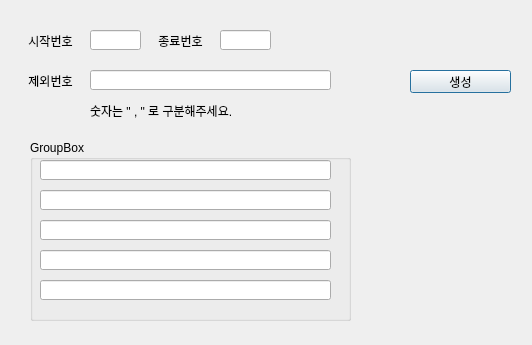
<?xml version="1.0" encoding="UTF-8"?>
<ui version="4.0">
 <class>Dialog</class>
 <widget class="QDialog" name="Dialog">
  <property name="geometry">
   <rect>
    <x>0</x>
    <y>0</y>
    <width>532</width>
    <height>345</height>
   </rect>
  </property>
  <property name="windowTitle">
   <string>Dialog</string>
  </property>
  <widget class="QPushButton" name="makeNum">
   <property name="geometry">
    <rect>
     <x>410</x>
     <y>70</y>
     <width>101</width>
     <height>23</height>
    </rect>
   </property>
   <property name="text">
    <string>생성</string>
   </property>
  </widget>
  <widget class="QLabel" name="label">
   <property name="geometry">
    <rect>
     <x>20</x>
     <y>30</y>
     <width>61</width>
     <height>21</height>
    </rect>
   </property>
   <property name="text">
    <string>시작번호</string>
   </property>
   <property name="alignment">
    <set>Qt::AlignCenter</set>
   </property>
  </widget>
  <widget class="QLabel" name="label_2">
   <property name="geometry">
    <rect>
     <x>150</x>
     <y>30</y>
     <width>61</width>
     <height>21</height>
    </rect>
   </property>
   <property name="text">
    <string>종료번호</string>
   </property>
   <property name="alignment">
    <set>Qt::AlignCenter</set>
   </property>
  </widget>
  <widget class="QLineEdit" name="strNum">
   <property name="geometry">
    <rect>
     <x>90</x>
     <y>30</y>
     <width>51</width>
     <height>20</height>
    </rect>
   </property>
  </widget>
  <widget class="QLineEdit" name="endNum">
   <property name="geometry">
    <rect>
     <x>220</x>
     <y>30</y>
     <width>51</width>
     <height>20</height>
    </rect>
   </property>
  </widget>
  <widget class="QLabel" name="label_3">
   <property name="geometry">
    <rect>
     <x>20</x>
     <y>70</y>
     <width>61</width>
     <height>21</height>
    </rect>
   </property>
   <property name="text">
    <string>제외번호</string>
   </property>
   <property name="alignment">
    <set>Qt::AlignCenter</set>
   </property>
  </widget>
  <widget class="QLabel" name="label_4">
   <property name="geometry">
    <rect>
     <x>90</x>
     <y>100</y>
     <width>291</width>
     <height>21</height>
    </rect>
   </property>
   <property name="text">
    <string>숫자는 &quot; , &quot; 로 구분해주세요.</string>
   </property>
   <property name="alignment">
    <set>Qt::AlignLeading|Qt::AlignLeft|Qt::AlignVCenter</set>
   </property>
  </widget>
  <widget class="QGroupBox" name="groupBox_2">
   <property name="geometry">
    <rect>
     <x>30</x>
     <y>140</y>
     <width>321</width>
     <height>181</height>
    </rect>
   </property>
   <property name="title">
    <string>GroupBox</string>
   </property>
   <widget class="QLineEdit" name="resultNum_1">
    <property name="geometry">
     <rect>
      <x>10</x>
      <y>20</y>
      <width>291</width>
      <height>20</height>
     </rect>
    </property>
   </widget>
   <widget class="QLineEdit" name="resultNum_2">
    <property name="geometry">
     <rect>
      <x>10</x>
      <y>50</y>
      <width>291</width>
      <height>20</height>
     </rect>
    </property>
   </widget>
   <widget class="QLineEdit" name="resultNum_3">
    <property name="geometry">
     <rect>
      <x>10</x>
      <y>80</y>
      <width>291</width>
      <height>20</height>
     </rect>
    </property>
   </widget>
   <widget class="QLineEdit" name="resultNum_4">
    <property name="geometry">
     <rect>
      <x>10</x>
      <y>110</y>
      <width>291</width>
      <height>20</height>
     </rect>
    </property>
   </widget>
   <widget class="QLineEdit" name="resultNum_5">
    <property name="geometry">
     <rect>
      <x>10</x>
      <y>140</y>
      <width>291</width>
      <height>20</height>
     </rect>
    </property>
   </widget>
  </widget>
  <widget class="QLineEdit" name="xitNum">
   <property name="geometry">
    <rect>
     <x>90</x>
     <y>70</y>
     <width>241</width>
     <height>20</height>
    </rect>
   </property>
   <property name="text">
    <string/>
   </property>
  </widget>
 </widget>
 <resources/>
 <connections/>
</ui>
